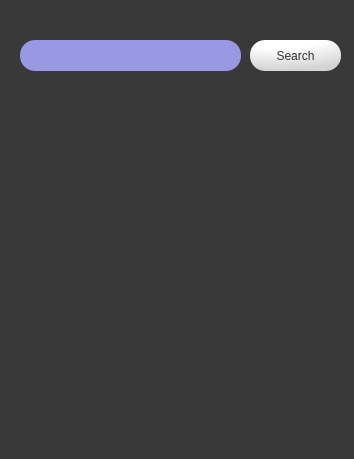
<?xml version="1.0" encoding="UTF-8"?>
<ui version="4.0">
 <class>MainWindow</class>
 <widget class="QMainWindow" name="MainWindow">
  <property name="geometry">
   <rect>
    <x>0</x>
    <y>0</y>
    <width>354</width>
    <height>459</height>
   </rect>
  </property>
  <property name="windowTitle">
   <string>MainWindow</string>
  </property>
  <property name="styleSheet">
   <string notr="true">background-color: rgb(57, 57, 57);</string>
  </property>
  <widget class="QWidget" name="centralwidget">
   <widget class="QPushButton" name="SubmitButton">
    <property name="geometry">
     <rect>
      <x>250</x>
      <y>40</y>
      <width>91</width>
      <height>31</height>
     </rect>
    </property>
    <property name="styleSheet">
     <string notr="true">QPushButton{
color: #333;
background: qradialgradient(cx: 0.3, cy: -0.4, fx: 0.3, fy: -0.4, radius: 1.35, stop:0.5 #fff, stop: 1 #d4d4d4);
border-radius: 15px;
}</string>
    </property>
    <property name="text">
     <string>Search</string>
    </property>
   </widget>
   <widget class="QLineEdit" name="inputBar">
    <property name="geometry">
     <rect>
      <x>20</x>
      <y>40</y>
      <width>221</width>
      <height>31</height>
     </rect>
    </property>
    <property name="styleSheet">
     <string notr="true">background-color: rgb(152, 152, 227);
border-radius: 15px;
padding:10px;
</string>
    </property>
   </widget>
   <widget class="QListView" name="listwindow">
    <property name="geometry">
     <rect>
      <x>20</x>
      <y>90</y>
      <width>311</width>
      <height>341</height>
     </rect>
    </property>
    <property name="mouseTracking">
     <bool>false</bool>
    </property>
    <property name="autoFillBackground">
     <bool>true</bool>
    </property>
    <property name="styleSheet">
     <string notr="true">border:0px;
box-shadow: 9px 4px 21px 0px rgba(255,255,255,0.75);</string>
    </property>
   </widget>
  </widget>
  <widget class="QStatusBar" name="statusbar"/>
 </widget>
 <resources/>
 <connections/>
</ui>
